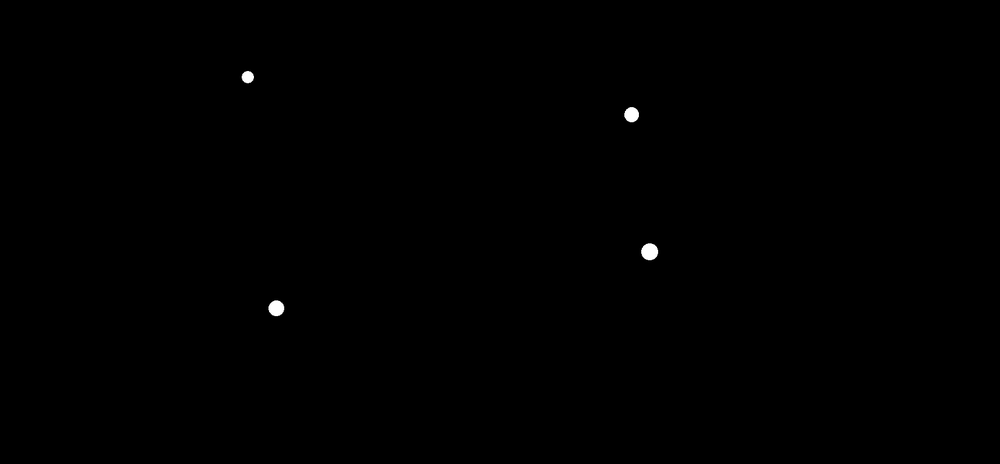
#> input picture img1.png, 1000 x 464 px, shrunk from 1717 x 797 before the run
$ python -i achenbach.py   (imports and definitions only)
#> lines starting #> are read from the running program, lines starting #| are printed output that depends on the picture; after the words box and inside, x2 and y2 are one past the last pixel; in counts of white or black regions, pixels touching at a corner belong together
#> further down, picture is the input picture: shape (464, 1000, 3); min 0, max 255, mean 0.4
import cv2

def find(image):
    gray = cv2.cvtColor(image, cv2.COLOR_BGR2GRAY)
    blur = cv2.GaussianBlur(gray, (5,5), 0)
    edges = cv2.Canny(blur, 75, 200)
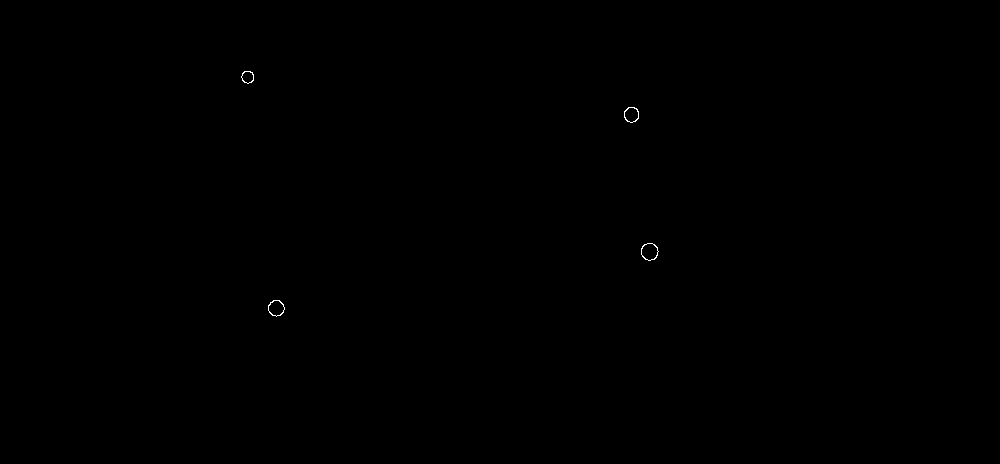
#> edges: shape (464, 1000); 0.05% white in thin lines or dots, all inside (x1, y1, x2, y2) = (241, 71, 659, 317)
    #                                                        20         50         30            0            0
    circles = cv2.HoughCircles(edges, cv2.HOUGH_GRADIENT, 1, 20, param1=10, param2=18, minRadius=0, maxRadius=0)
#> circles = [[649.5, 252.5, 8.2], [275.5, 307.5, 6.9], [630.5, 115.5, 7.3]]
    return circles

>>> import cv2
>>> picture = cv2.imread('../img1.png')
>>> result = find(picture)
#> result has the same summary as circles in find
